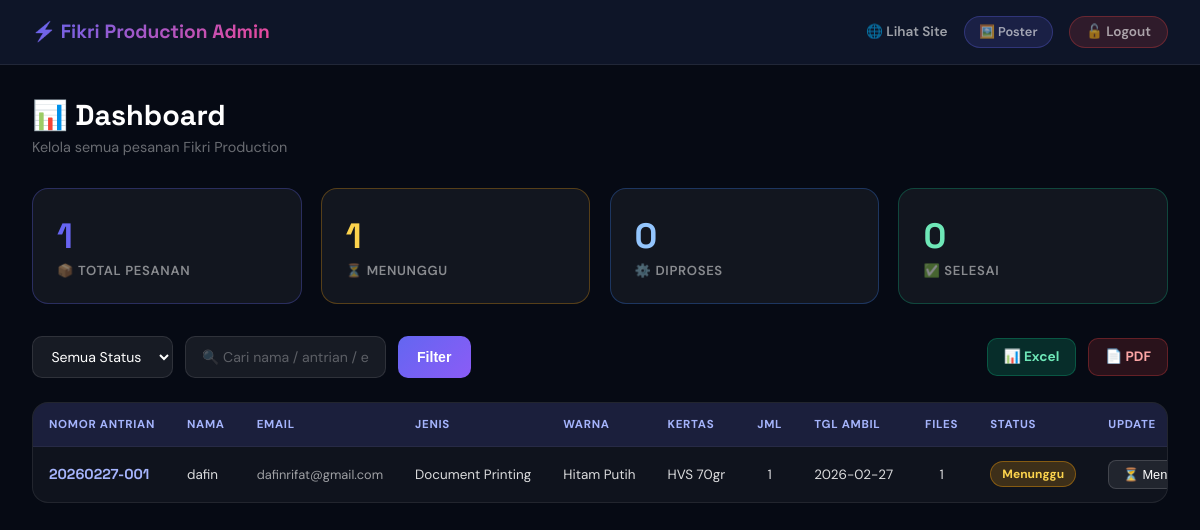
Screenshot of /admin/dashboard (signed in) with the database file from the repository.
### tables this page shows
CREATE TABLE pesanan (
            id INTEGER PRIMARY KEY AUTOINCREMENT,
            nama VARCHAR(100) NOT NULL,
            kontak VARCHAR(100) NOT NULL,
            email VARCHAR(100) NOT NULL,
            jenis_print VARCHAR(50) NOT NULL,
            warna VARCHAR(20) NOT NULL,
            ukuran VARCHAR(20) NOT NULL,
            jenis_kertas VARCHAR(50) NOT NULL,
            jumlah INTEGER NOT NULL,
            tanggal_ambil VARCHAR(20) NOT NULL,
            catatan TEXT,
            file_paths TEXT,
            nomor_antrian VARCHAR(20) UNIQUE NOT NULL,
            status VARCHAR(20) DEFAULT "pending",
            created_at TEXT DEFAULT CURRENT_TIMESTAMP
        );

### routes.py (the view)
    @app.route('/admin/dashboard')
    @admin_required
    def admin_dashboard():
        status_filter = request.args.get('status', '')
        search = request.args.get('search', '').strip()
        pesanan_list = get_all_pesanan(status_filter, search)
        stats = get_statistics()
        return render_template('admin-dashboard.html',
            pesanan_list=pesanan_list, stats=stats,
            status_filter=status_filter, search=search)

### models.py (called while the page is built)
def get_conn():
    conn = sqlite3.connect(DB_PATH)
    conn.row_factory = sqlite3.Row
    return conn

def row_to_pesanan(row):
    if not row:
        return None
    d = dict(row)
    files = []
    if d.get('file_paths'):
        try:
            files = json.loads(d['file_paths'])
        except Exception:
            files = []
    d['files'] = files
    d['file_count'] = len(files)
    d['status_indo'] = STATUS_MAP.get(d['status'], d['status'])
    return d

def get_all_pesanan(status_filter='', search=''):
    conn = get_conn()
    c = conn.cursor()
    params = []
    where = []
    if status_filter:
        where.append('status = ?')
        params.append(status_filter)
    if search:
        where.append('(nama LIKE ? OR nomor_antrian LIKE ? OR email LIKE ? OR kontak LIKE ?)')
        params += [f'%{search}%'] * 4
    sql = 'SELECT * FROM pesanan'
    if where:
        sql += ' WHERE ' + ' AND '.join(where)
    sql += ' ORDER BY created_at DESC'
    c.execute(sql, params)
    rows = c.fetchall()
    conn.close()
    return [row_to_pesanan(r) for r in rows]

def get_statistics():
    conn = get_conn()
    c = conn.cursor()
    c.execute("SELECT COUNT(*) FROM pesanan")
    total = c.fetchone()[0]
    c.execute("SELECT COUNT(*) FROM pesanan WHERE status='pending'")
    pending = c.fetchone()[0]
    c.execute("SELECT COUNT(*) FROM pesanan WHERE status='proses'")
    proses = c.fetchone()[0]
    c.execute("SELECT COUNT(*) FROM pesanan WHERE status='selesai'")
    selesai = c.fetchone()[0]
    conn.close()
    return {'total': total, 'pending': pending, 'proses': proses, 'selesai': selesai}

### routes.py (called while the page is built)
def admin_required(f):
    from functools import wraps
    @wraps(f)
    def decorated(*args, **kwargs):
        if not session.get('admin_logged_in'):
            flash('Silakan login terlebih dahulu.', 'warning')
            return redirect(url_for('admin_login'))
        return f(*args, **kwargs)
    return decorated

### templates/admin-dashboard.html (shortened to what this page needs)
<!DOCTYPE html>
<html lang="id">
<head>
</head>
<body>
<div class="topbar">
  <div class="topbar-logo">⚡ Fikri Production Admin</div>
  <div class="topbar-nav">
    <a href="/" target="_blank">🌐 Lihat Site</a>
    <a href="/admin/posters" class="btn-poster" style="padding:0.4rem 0.9rem;border-radius:20px;font-size:0.8rem;">🖼️ Poster</a>
    <a href="/admin/logout" class="btn-logout">🔓 Logout</a>
  </div>
</div>
<div class="main">
  <div class="page-title">📊 Dashboard</div>
  <div class="page-sub">Kelola semua pesanan Fikri Production</div>
  <div class="stats-grid">
    <div class="stat-card total">
      <div class="stat-card-num">{{ stats.total }}</div>
      <div class="stat-card-label">📦 Total Pesanan</div>
    </div>
    <div class="stat-card pending">
      <div class="stat-card-num">{{ stats.pending }}</div>
      <div class="stat-card-label">⏳ Menunggu</div>
    </div>
    <div class="stat-card proses">
      <div class="stat-card-num">{{ stats.proses }}</div>
      <div class="stat-card-label">⚙️ Diproses</div>
    </div>
    <div class="stat-card selesai">
      <div class="stat-card-num">{{ stats.selesai }}</div>
      <div class="stat-card-label">✅ Selesai</div>
    </div>
  </div>
  <form method="GET" action="/admin/dashboard">
    <div class="toolbar">
      <div class="toolbar-left">
        <select class="filter-sel" name="status">
          <option value="">Semua Status</option>
        </select>
        <input class="search-inp" type="text" name="search" placeholder="🔍 Cari nama / antrian / email..." value="{{ search }}"/>
        <button type="submit" class="btn-filter">Filter</button>
      </div>
      <a href="/admin/export/excel" class="btn-export btn-excel">📊 Excel</a>
      <a href="/admin/export/pdf" class="btn-export btn-pdf">📄 PDF</a>
    </div>
  </form>
  <div class="table-wrap">
    <div class="table-scroll">
      {% if pesanan_list %}
      <table>
        <thead>
          <tr>
            <th>Nomor Antrian</th>
            <th>Nama</th>
            <th>Email</th>
            <th>Jenis</th>
            <th>Warna</th>
            <th>Kertas</th>
            <th>Jml</th>
            <th>Tgl Ambil</th>
            <th>Files</th>
            <th>Status</th>
            <th>Update</th>
          </tr>
        </thead>
        <tbody>
          {% for p in pesanan_list %}
          <tr>
            <td><span class="antrian-badge">{{ p.nomor_antrian }}</span></td>
            <td>{{ p.nama }}</td>
            <td style="font-size:0.8rem;color:rgba(255,255,255,0.6)">{{ p.email }}</td>
            <td>{{ p.jenis_print }}</td>
            <td>{{ p.warna }}</td>
            <td>{{ p.jenis_kertas }}</td>
            <td style="text-align:center">{{ p.jumlah }}</td>
            <td>{{ p.tanggal_ambil }}</td>
            <td style="text-align:center">{{ p.file_count }}</td>
            <td><span class="status-badge status-{{ p.status }}">{{ p.status_indo }}</span></td>
            <td>
              <form class="status-form" method="POST" action="/admin/update-status/{{ p.id }}">
                <select name="status" onchange="this.form.submit()">
                  <option value="pending" {% if p.status=='pending' %}selected{% endif %}>⏳ Menunggu</option>
                </select>
              </form>
            </td>
          </tr>
          {% endfor %}
        </tbody>
      </table>
      {% else %}
      <div class="empty-state">
        <div class="empty-icon">📭</div>
        <p>Belum ada pesanan{% if status_filter or search %} dengan filter ini{% endif %}.</p>
      </div>
      {% endif %}
    </div>
  </div>
</div>
</body>
</html>

### rows the page displays
pesanan: nomor_antrian "20260227-001", nama "dafin", email "dafinrifat@gmail.com", jenis_print "Document Printing", warna "Hitam Putih", jenis_kertas "HVS 70gr", jumlah "1", tanggal_ambil "2026-02-27", file_count "1", status_indo "Menunggu", status "⏳ Menunggu"

### other values shown
{{ stats.total }} "1"
{{ stats.pending }} "1"
{{ stats.proses }} "0"
{{ stats.selesai }} "0"
